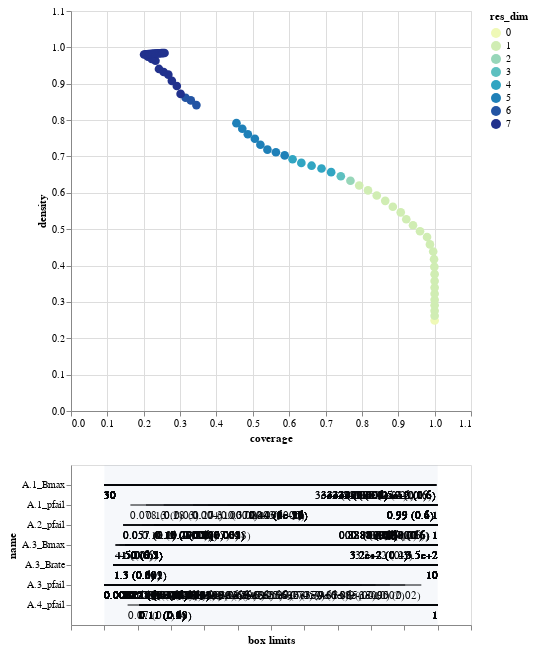

Here is the notebook cell this chart was saved with:
### Code cell
box.inspect_tradeoff()

### Figure 1 — Vega-Lite specification as saved in the notebook (floating-point values rounded to 4 significant figures; data arrays with more than 128 entries replaced by an {"elided": "..."} marker saying what was removed)
{"config": {"view": {"continuousWidth": 400, "continuousHeight": 300}}, "vconcat": [{"data": {"name": "data-a2ec48e89dec933e97b88c8e9797ac1d"}, "mark": {"type": "circle", "size": 75}, "encoding": {"color": {"type": "ordinal", "field": "res_dim", "scale": {"range": ["#eff9b6", "#d0edb3", "#97d6b9", "#5dc0c0", "#31a5c2", "#1f80b8", "#2354a3", "#21318d"]}}, "opacity": {"condition": {"value": 1, "selection": "selector001"}, "value": 0.4}, "tooltip": [{"type": "quantitative", "field": "id"}, {"type": "quantitative", "field": "coverage", "format": ".2"}, {"type": "quantitative", "field": "density", "format": ".2"}, {"type": "ordinal", "field": "res_dim"}], "x": {"type": "quantitative", "field": "coverage", "scale": {"domain": [0, 1.1]}}, "y": {"type": "quantitative", "field": "density", "scale": {"domain": [0, 1.1]}}}, "height": 400, "selection": {"selector001": {"type": "single", "fields": ["id"]}}, "width": 400}, {"layer": [{"data": {"name": "data-adef475bfb10434aed221c72ac371a45"}, "mark": "rule", "encoding": {"x": {"type": "quantitative", "axis": {"grid": false, "labels": false, "title": "box limits"}, "field": "x_lower", "scale": {"domain": [0, 1], "padding": 0.1}}, "x2": {"field": "x_upper"}, "y": {"type": "nominal", "field": "name", "scale": {"padding": 1.0}}}, "transform": [{"calculate": "(datum.x1-datum.minimum)/(datum.maximum-datum.minimum)", "as": "x_lower"}, {"calculate": "(datum.x2-datum.minimum)/(datum.maximum-datum.minimum)", "as": "x_upper"}, {"filter": {"selection": "selector001"}}], "width": 400}, {"data": {"name": "data-adef475bfb10434aed221c72ac371a45"}, "mark": {"type": "text", "align": "left", "baseline": "top", "dy": 5}, "encoding": {"text": {"type": "ordinal", "field": "text"}, "x": {"type": "quantitative", "axis": {"grid": false, "labels": false, "title": "box limits"}, "field": "x_lower", "scale": {"domain": [0, 1], "padding": 0.1}}, "x2": {"field": "x_upper"}, "y": {"type": "nominal", "field": "name", "scale": {"padding": 1.0}}}, "transform": [{"calculate": "(datum.x1-datum.minimum)/(datum.maximum-datum.minimum)", "as": "x_lower"}, {"calculate": "(datum.x2-datum.minimum)/(datum.maximum-datum.minimum)", "as": "x_upper"}, {"filter": {"selection": "selector001"}}, {"calculate": "datum.qp_lower>0?format(datum.x1, \".2\")+\" (\"+format(datum.qp_lower, \".1~g\")+\")\" :format(datum.x1, \".2\")", "as": "text"}], "width": 400}, {"data": {"name": "data-adef475bfb10434aed221c72ac371a45"}, "mark": {"type": "text", "align": "right", "baseline": "top", "dy": 5}, "encoding": {"text": {"type": "ordinal", "field": "text"}, "x": {"type": "quantitative", "field": "x_upper"}, "x2": {"field": "x_upper"}, "y": {"type": "nominal", "field": "name", "scale": {"padding": 1.0}}}, "transform": [{"calculate": "(datum.x1-datum.minimum)/(datum.maximum-datum.minimum)", "as": "x_lower"}, {"calculate": "(datum.x2-datum.minimum)/(datum.maximum-datum.minimum)", "as": "x_upper"}, {"filter": {"selection": "selector001"}}, {"calculate": "datum.qp_upper>0?format(datum.x2, \".2\")+\" (\"+format(datum.qp_upper, \".1\")+\")\" :format(datum.x2, \".2\")", "as": "text"}], "width": 400}, {"data": {"name": "data-bb8d07f6df3d47a6a475317795287b23"}, "mark": {"type": "rect", "opacity": 0.05}, "encoding": {"x": {"type": "quantitative", "field": "start"}, "x2": {"field": "end"}}}, {"data": {"name": "data-d751713988987e9331980363e24189ce"}, "mark": "point", "encoding": {"x": {"type": "quantitative", "field": "x"}, "y": {"type": "nominal", "field": "name"}}, "transform": [{"filter": {"selection": "selector001"}}], "width": 400}, {"data": {"name": "data-d751713988987e9331980363e24189ce"}, "mark": {"type": "text", "align": "center", "baseline": "top", "dy": 5}, "encoding": {"text": {"type": "nominal", "field": "item"}, "x": {"type": "quantitative", "field": "x"}, "y": {"type": "nominal", "field": "name"}}, "transform": [{"filter": {"selection": "selector001"}}], "width": 400}]}], "$schema": "https://vega.github.io/schema/vega-lite/v4.8.1.json", "datasets": {"data-a2ec48e89dec933e97b88c8e9797ac1d": [{"coverage": 1.0, "density": 0.2488, "id": 0, "mass": 1.0, "mean": 0.2488, "res_dim": 0}, {"coverage": 1.0, "density": 0.2619, "id": 1, "mass": 0.95, "mean": 0.2619, "res_dim": 1}, {"coverage": 1.0, "density": 0.2758, "id": 2, "mass": 0.902, "mean": 0.2758, "res_dim": 1}, {"coverage": 1.0, "density": 0.2907, "id": 3, "mass": 0.856, "mean": 0.2907, "res_dim": 1}, {"coverage": 1.0, "density": 0.306, "id": 4, "mass": 0.813, "mean": 0.306, "res_dim": 1}, {"coverage": 1.0, "density": 0.3223, "id": 5, "mass": 0.772, "mean": 0.3223, "res_dim": 1}, {"coverage": 1.0, "density": 0.3394, "id": 6, "mass": 0.733, "mean": 0.3394, "res_dim": 1}, {"coverage": 1.0, "density": 0.3575, "id": 7, "mass": 0.696, "mean": 0.3575, "res_dim": 1}, {"coverage": 1.0, "density": 0.3764, "id": 8, "mass": 0.661, "mean": 0.3764, "res_dim": 1}, {"coverage": 0.9992, "density": 0.3965, "id": 9, "mass": 0.627, "mean": 0.3965, "res_dim": 1}, {"coverage": 0.9984, "density": 0.4175, "id": 10, "mass": 0.595, "mean": 0.4175, "res_dim": 1}, {"coverage": 0.996, "density": 0.4386, "id": 11, "mass": 0.565, "mean": 0.4386, "res_dim": 1}, {"coverage": 0.9871, "density": 0.4582, "id": 12, "mass": 0.536, "mean": 0.4582, "res_dim": 1}, {"coverage": 0.9791, "density": 0.4786, "id": 13, "mass": 0.509, "mean": 0.4786, "res_dim": 1}, {"coverage": 0.9598, "density": 0.4944, "id": 14, "mass": 0.483, "mean": 0.4944, "res_dim": 1}, {"coverage": 0.9405, "density": 0.5109, "id": 15, "mass": 0.458, "mean": 0.5109, "res_dim": 1}, {"coverage": 0.922, "density": 0.5274, "id": 16, "mass": 0.435, "mean": 0.5274, "res_dim": 1}, {"coverage": 0.9068, "density": 0.5462, "id": 17, "mass": 0.413, "mean": 0.5462, "res_dim": 1}, {"coverage": 0.885, "density": 0.5617, "id": 18, "mass": 0.392, "mean": 0.5617, "res_dim": 1}, {"coverage": 0.8641, "density": 0.578, "id": 19, "mass": 0.372, "mean": 0.578, "res_dim": 1}, {"coverage": 0.8408, "density": 0.5926, "id": 20, "mass": 0.353, "mean": 0.5926, "res_dim": 1}, {"coverage": 0.8167, "density": 0.6066, "id": 21, "mass": 0.335, "mean": 0.6066, "res_dim": 1}, {"coverage": 0.7926, "density": 0.6201, "id": 22, "mass": 0.318, "mean": 0.6201, "res_dim": 1}, {"coverage": 0.7685, "density": 0.6331, "id": 23, "mass": 0.302, "mean": 0.6331, "res_dim": 2}, {"coverage": 0.742, "density": 0.6455, "id": 24, "mass": 0.286, "mean": 0.6455, "res_dim": 3}, {"coverage": 0.7154, "density": 0.6568, "id": 25, "mass": 0.271, "mean": 0.6568, "res_dim": 4}, {"coverage": 0.6889, "density": 0.6669, "id": 26, "mass": 0.257, "mean": 0.6669, "res_dim": 4}, {"coverage": 0.6616, "density": 0.6746, "id": 27, "mass": 0.244, "mean": 0.6746, "res_dim": 4}, {"coverage": 0.6334, "density": 0.6823, "id": 28, "mass": 0.231, "mean": 0.6823, "res_dim": 4}, {"coverage": 0.6093, "density": 0.6922, "id": 29, "mass": 0.219, "mean": 0.6922, "res_dim": 4}, {"coverage": 0.5876, "density": 0.7029, "id": 30, "mass": 0.208, "mean": 0.7029, "res_dim": 5}, {"coverage": 0.5635, "density": 0.7117, "id": 31, "mass": 0.197, "mean": 0.7117, "res_dim": 5}, {"coverage": 0.5402, "density": 0.7187, "id": 32, "mass": 0.187, "mean": 0.7187, "res_dim": 5}, {"coverage": 0.5209, "density": 0.7322, "id": 33, "mass": 0.177, "mean": 0.7322, "res_dim": 5}, {"coverage": 0.5056, "density": 0.7488, "id": 34, "mass": 0.168, "mean": 0.7488, "res_dim": 5}, {"coverage": 0.4863, "density": 0.761, "id": 35, "mass": 0.159, "mean": 0.761, "res_dim": 5}, {"coverage": 0.4711, "density": 0.7762, "id": 36, "mass": 0.151, "mean": 0.7762, "res_dim": 5}, {"coverage": 0.455, "density": 0.7916, "id": 37, "mass": 0.143, "mean": 0.7916, "res_dim": 5}, {"coverage": 0.3449, "density": 0.8412, "id": 38, "mass": 0.102, "mean": 0.8412, "res_dim": 6}, {"coverage": 0.3296, "density": 0.8542, "id": 39, "mass": 0.096, "mean": 0.8542, "res_dim": 6}, {"coverage": 0.3151, "density": 0.8615, "id": 40, "mass": 0.091, "mean": 0.8615, "res_dim": 6}, {"coverage": 0.3014, "density": 0.8721, "id": 41, "mass": 0.086, "mean": 0.8721, "res_dim": 7}, {"coverage": 0.291, "density": 0.8938, "id": 42, "mass": 0.081, "mean": 0.8938, "res_dim": 7}, {"coverage": 0.2773, "density": 0.9079, "id": 43, "mass": 0.076, "mean": 0.9079, "res_dim": 7}, {"coverage": 0.2677, "density": 0.925, "id": 44, "mass": 0.072, "mean": 0.925, "res_dim": 7}, {"coverage": 0.2548, "density": 0.9324, "id": 45, "mass": 0.068, "mean": 0.9324, "res_dim": 7}, {"coverage": 0.242, "density": 0.9406, "id": 46, "mass": 0.064, "mean": 0.9406, "res_dim": 7}, {"coverage": 0.2323, "density": 0.9633, "id": 47, "mass": 0.06, "mean": 0.9633, "res_dim": 7}, {"coverage": 0.2219, "density": 0.9684, "id": 48, "mass": 0.057, "mean": 0.9684, "res_dim": 7}, {"coverage": 0.2114, "density": 0.9741, "id": 49, "mass": 0.054, "mean": 0.9741, "res_dim": 7}, {"coverage": 0.201, "density": 0.9804, "id": 50, "mass": 0.051, "mean": 0.9804, "res_dim": 7}, {"coverage": 0.205, "density": 0.9808, "id": 51, "mass": 0.052, "mean": 0.9808, "res_dim": 7}, {"coverage": 0.209, "density": 0.9811, "id": 52, "mass": 0.053, "mean": 0.9811, "res_dim": 7}, {"coverage": 0.213, "density": 0.9815, "id": 53, "mass": 0.054, "mean": 0.9815, "res_dim": 7}, {"coverage": 0.217, "density": 0.9818, "id": 54, "mass": 0.055, "mean": 0.9818, "res_dim": 7}, {"coverage": 0.2211, "density": 0.9821, "id": 55, "mass": 0.056, "mean": 0.9821, "res_dim": 7}, {"coverage": 0.2251, "density": 0.9825, "id": 56, "mass": 0.057, "mean": 0.9825, "res_dim": 7}, {"coverage": 0.2291, "density": 0.9828, "id": 57, "mass": 0.058, "mean": 0.9828, "res_dim": 7}, {"coverage": 0.2331, "density": 0.9831, "id": 58, "mass": 0.059, "mean": 0.9831, "res_dim": 7}, {"coverage": 0.2371, "density": 0.9833, "id": 59, "mass": 0.06, "mean": 0.9833, "res_dim": 7}, {"coverage": 0.2412, "density": 0.9836, "id": 60, "mass": 0.061, "mean": 0.9836, "res_dim": 7}, {"coverage": 0.2452, "density": 0.9839, "id": 61, "mass": 0.062, "mean": 0.9839, "res_dim": 7}, {"coverage": 0.2492, "density": 0.9841, "id": 62, "mass": 0.063, "mean": 0.9841, "res_dim": 7}, {"coverage": 0.2532, "density": 0.9844, "id": 63, "mass": 0.064, "mean": 0.9844, "res_dim": 7}, {"coverage": 0.2572, "density": 0.9846, "id": 64, "mass": 0.065, "mean": 0.9846, "res_dim": 7}], "data-adef475bfb10434aed221c72ac371a45": {"elided": "273 records"}, "data-bb8d07f6df3d47a6a475317795287b23": [{"start": 0, "end": 1}], "data-d751713988987e9331980363e24189ce": []}}
